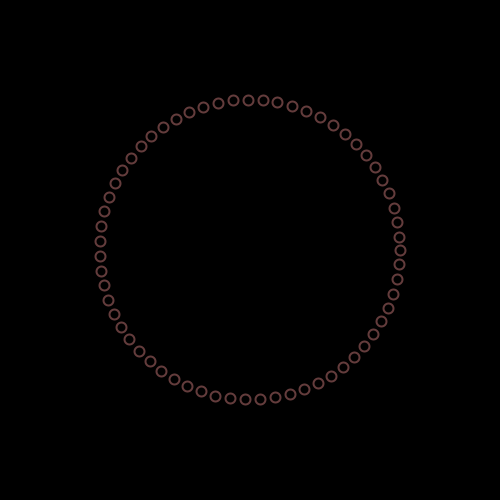
Frame 1 (no input)
Frame 60 (the mouse pressed at the canvas centre just before this capture): identical to frame 1, image omitted
Frame 120 (the mouse held since frame 60 and released just before this capture): identical to frame 1, image omitted

The Processing sketch that drew this single still picture (run headless with seeded random() and noise(); from frame 60 on, the mouse is pressed at the canvas centre):

// Processing sketch: processing_68185
// ── processing_68185.pde

// Code by Davide Riboli ///
// August 2012 ////////////

//The basic ingredient
float a = 0;

void setup() {

  //Other Ingredients
  background(0);
  size(500, 500);
  noFill();
  strokeWeight(2);
  smooth();
  colorMode(HSB);

  //The oven [just to bake the starting image] 
  while (a < TWO_PI) {  
    float x = width/2 + cos(a) * 150;
    float y = height /2 + sin(a) * 150;

    stroke(255, 100, 100);
    ellipse (x, y, 10, 10);
    a = a + 0.1;
  }
}


void draw() {
  //Really void
}

void mouseMoved() {

  //This is to stop the drawing loop  
  background(0);
  if (a>TWO_PI) {
    a=0;
  }

  //This is the magick
  while (a < TWO_PI) {  
    float x = width/2 + cos(a) * 150;
    float y = height /2 + sin(a) * 150;

    stroke(255, 100, 100);
    ellipse (x, y, 1+mouseX, 1+mouseY);
    a = a + 0.1;
  }
}

//And a closing little saver
void keyPressed() {
  if (keyPressed) {

    if (key == 's' || key == 'S') {
      save("MathLoom.png");
      println("Image Saved!");
    }
    else {
      println("To save, use the 's' key.");
    }
  }
}
